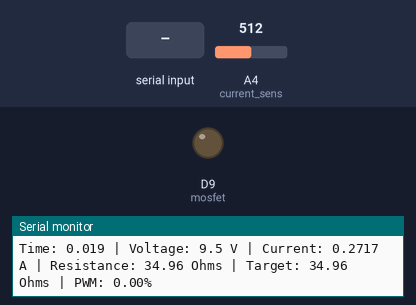
The sketch below on a simulated Arduino Zero (SAMD21). On the bench: output pins drawn as LEDs (lit = HIGH), the last lines printed to the serial monitor. The test bench sets the inputs (shaded band); at power-on: A4 (current_sens) = 512 (analog values on the 0–1023 scale).

Above: at 1.2 s.
1.3 s: "90,45\n" received over Serial
At 1.41 s:
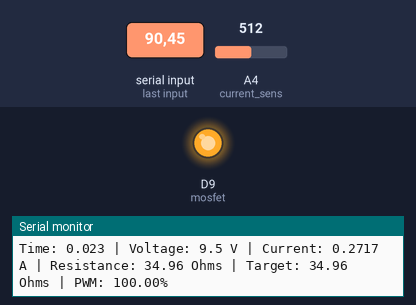
Timing chart, 0 to 8.9 s (numbered marks = the images above; inputs shaded):
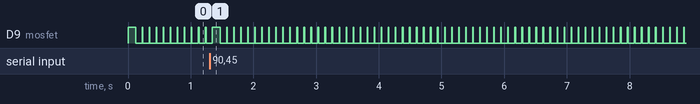

Measured:
- by itself, D9 (mosfet): repeats every 0.11 s: LOW 0.10 s, HIGH 0.01 s

The sketch:

resistance_hold.ino
```cpp
int current_sens = A4;
int mosfet = 9;
int pwm_out = 0;

float voltage_suply = 12.0;
float target_res = 600;
int pwm_resolution = 12;
int adc_resolution = 14;

float error,deri,inter, l_error, l_time;
float kp = 0.1;
float ki = 0;
float kd = 80;
float trendderi = -10;
// Define a structure to hold all three readings
struct Measurement {
  float resistance;
  float voltage;
  float current;
};

void setup() {
  analogReadResolution(adc_resolution);
  Serial.begin(115200);
  pinMode(current_sens, INPUT);
  pinMode(mosfet, OUTPUT);
}

void loop() {
  checkSerialInput();

  Measurement data = measure(current_sens, mosfet);
  float now = millis();
  float passing = now - l_time;
  l_time = now;
  error = target_res - data.resistance;
  deri = error - l_error;
  inter += error;
  l_error = error;

  pwm_out = (kp*error + kd*deri/passing + ki*inter/passing)*pow(2,pwm_resolution);

  pwm_out = constrain(pwm_out, 0, pow(2,pwm_resolution));
  analogWrite(mosfet, pwm_out);
  float time_lapse = millis()/(1000.0f*60.0f);

  trendderi = trendderi*0.8 + deri/passing*0.2;
  Serial.println(trendderi, 10);
  if(trendderi > 0.01){
    target_res = data.resistance;
  }
  // Print formatted values to the Serial Monitor
  Serial.print("Time: ");
  Serial.print(time_lapse, 3);
  Serial.print(" | Voltage: ");
  Serial.print(data.voltage, 1);
  Serial.print(" V | Current: ");
  Serial.print(data.current, 4);
  Serial.print(" A | Resistance: ");
  Serial.print(data.resistance, 2);
  Serial.print(" Ohms | Target: ");
  Serial.print(target_res, 2);
  Serial.print(" Ohms | PWM: ");
  Serial.print(pwm_out*100/pow(2,pwm_resolution));
  Serial.print("%");
  Serial.println();

  delay(100);
}

Measurement measure(int pin_in, int pin_out) {
  analogWrite(pin_out, pow(2,pwm_resolution));
  int raw_adc = pow(2,adc_resolution);
  for(int a=0;a<100;a++){
    raw_adc = min(analogRead(pin_in),raw_adc);
  }
  analogWrite(pin_out, 0);

  Measurement m;
  m.current = (raw_adc * 5.0f / pow(2,adc_resolution)) / 9.2f;
  m.voltage = voltage_suply - (raw_adc * 5.0f / pow(2,adc_resolution));

  // Guard against division by zero if current is 0
  if (m.current != 0.0f) {
    m.resistance = m.voltage / m.current;
  } else {
    m.resistance = 99999999.0f;
  }

  return m;
}

void checkSerialInput() {
  if (Serial.available() > 0) {
    float new_target = Serial.parseFloat();
    // Clear out any trailing characters (like '\n') left in the buffer
    while (Serial.available() > 0) {
      Serial.read();
    }
    if (new_target > 0.0f) {
      target_res = new_target;
      Serial.print(">> Target resistance updated to: ");
      Serial.print(target_res, 2);
      Serial.println(" Ohms");
    }
  }
}
```
